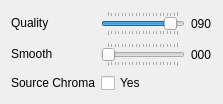
                 <widget class="QWidget" name="jpgPage">
                  <layout class="QFormLayout" name="jpgPageLayout">
                   <item row="0" column="1">
                    <layout class="QHBoxLayout" name="jpgQualityLayout">
                     <item>
                      <widget class="QSlider" name="jpgQuality">
                       <property name="cursor">
                        <cursorShape>PointingHandCursor</cursorShape>
                       </property>
                       <property name="maximum">
                        <number>100</number>
                       </property>
                       <property name="value">
                        <number>90</number>
                       </property>
                       <property name="orientation">
                        <enum>Qt::Orientation::Horizontal</enum>
                       </property>
                       <property name="tickPosition">
                        <enum>QSlider::TickPosition::TicksBothSides</enum>
                       </property>
                       <property name="tickInterval">
                        <number>5</number>
                       </property>
                      </widget>
                     </item>
                     <item>
                      <widget class="QLabel" name="jpgQualityValue">
                       <property name="text">
                        <string notr="true">090</string>
                       </property>
                      </widget>
                     </item>
                    </layout>
                   </item>
                   <item row="2" column="0">
                    <widget class="QLabel" name="jpgSourceChromaLabel">
                     <property name="text">
                      <string>Source Chroma</string>
                     </property>
                    </widget>
                   </item>
                   <item row="1" column="1">
                    <layout class="QHBoxLayout" name="jpgSmoothLayout">
                     <item>
                      <widget class="QSlider" name="jpgSmooth">
                       <property name="cursor">
                        <cursorShape>PointingHandCursor</cursorShape>
                       </property>
                       <property name="maximum">
                        <number>100</number>
                       </property>
                       <property name="orientation">
                        <enum>Qt::Orientation::Horizontal</enum>
                       </property>
                       <property name="tickPosition">
                        <enum>QSlider::TickPosition::TicksBothSides</enum>
                       </property>
                       <property name="tickInterval">
                        <number>5</number>
                       </property>
                      </widget>
                     </item>
                     <item>
                      <widget class="QLabel" name="jpgSmoothValue">
                       <property name="text">
                        <string notr="true">000</string>
                       </property>
                      </widget>
                     </item>
                    </layout>
                   </item>
                   <item row="0" column="0">
                    <widget class="QLabel" name="jpgQualityLabel">
                     <property name="text">
                      <string>Quality</string>
                     </property>
                    </widget>
                   </item>
                   <item row="1" column="0">
                    <widget class="QLabel" name="jpgSmoothLabel">
                     <property name="text">
                      <string>Smooth</string>
                     </property>
                    </widget>
                   </item>
                   <item row="2" column="1">
                    <widget class="QCheckBox" name="jpgSourceChroma">
                     <property name="text">
                      <string>Yes</string>
                     </property>
                    </widget>
                   </item>
                  </layout>
                 </widget>
